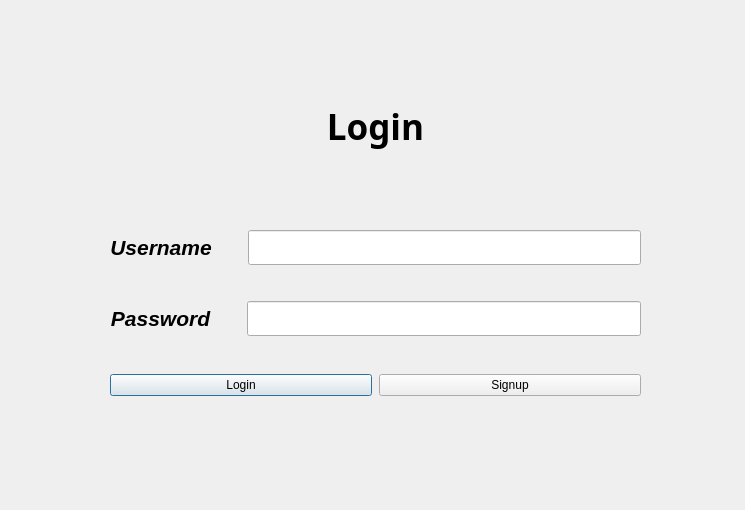
<?xml version="1.0" encoding="UTF-8"?>
<ui version="4.0">
 <class>userlogin</class>
 <widget class="QDialog" name="userlogin">
  <property name="geometry">
   <rect>
    <x>0</x>
    <y>0</y>
    <width>745</width>
    <height>510</height>
   </rect>
  </property>
  <property name="windowTitle">
   <string>Dialog</string>
  </property>
  <widget class="QWidget" name="layoutWidget">
   <property name="geometry">
    <rect>
     <x>110</x>
     <y>60</y>
     <width>531</width>
     <height>336</height>
    </rect>
   </property>
   <layout class="QVBoxLayout" name="verticalLayout_2">
    <item>
     <layout class="QVBoxLayout" name="verticalLayout">
      <property name="spacing">
       <number>36</number>
      </property>
      <item>
       <widget class="QLabel" name="loginlabel">
        <property name="font">
         <font>
          <family>Segoe UI Semibold</family>
          <pointsize>12</pointsize>
          <italic>false</italic>
          <fontweight>DemiBold</fontweight>
         </font>
        </property>
        <property name="styleSheet">
         <string notr="true">font: 600 12pt &quot;Segoe UI Semibold&quot;;</string>
        </property>
        <property name="text">
         <string>&lt;html&gt;&lt;head/&gt;&lt;body&gt;&lt;p align=&quot;center&quot;&gt;&lt;span style=&quot; font-size:26pt; font-weight:700;&quot;&gt;Login&lt;/span&gt;&lt;/p&gt;&lt;/body&gt;&lt;/html&gt;</string>
        </property>
        <property name="margin">
         <number>18</number>
        </property>
        <property name="indent">
         <number>0</number>
        </property>
       </widget>
      </item>
      <item>
       <layout class="QHBoxLayout" name="horizontalLayout">
        <item>
         <widget class="QLabel" name="username_label">
          <property name="styleSheet">
           <string notr="true">font-color : rgb(255,255, 255);
font: 700 14pt &quot;Script MT Bold&quot;;
</string>
          </property>
          <property name="text">
           <string>&lt;html&gt;&lt;head/&gt;&lt;body&gt;&lt;p align=&quot;center&quot;&gt;&lt;span style=&quot; font-size:16pt; font-weight:700; font-style:italic;&quot;&gt;Username&lt;/span&gt;&lt;/p&gt;&lt;/body&gt;&lt;/html&gt;</string>
          </property>
         </widget>
        </item>
        <item>
         <widget class="QLineEdit" name="username_lineEdit">
          <property name="minimumSize">
           <size>
            <width>0</width>
            <height>35</height>
           </size>
          </property>
          <property name="styleSheet">
           <string notr="true">font: 12pt &quot;Segoe UI&quot;;</string>
          </property>
          <property name="text">
           <string/>
          </property>
         </widget>
        </item>
       </layout>
      </item>
      <item>
       <layout class="QHBoxLayout" name="horizontalLayout_2">
        <item>
         <widget class="QLabel" name="password_label">
          <property name="styleSheet">
           <string notr="true">font-color : rgb(255,255, 255);
font: 700 14pt &quot;Script MT Bold&quot;;
</string>
          </property>
          <property name="text">
           <string>&lt;html&gt;&lt;head/&gt;&lt;body&gt;&lt;p align=&quot;center&quot;&gt;&lt;span style=&quot; font-size:16pt; font-weight:700; font-style:italic;&quot;&gt;Password&lt;/span&gt;&lt;/p&gt;&lt;/body&gt;&lt;/html&gt;</string>
          </property>
         </widget>
        </item>
        <item>
         <widget class="QLineEdit" name="password_lineEdit_2">
          <property name="minimumSize">
           <size>
            <width>0</width>
            <height>35</height>
           </size>
          </property>
          <property name="styleSheet">
           <string notr="true">font: 12pt &quot;Segoe UI&quot;;</string>
          </property>
          <property name="echoMode">
           <enum>QLineEdit::EchoMode::Password</enum>
          </property>
         </widget>
        </item>
       </layout>
      </item>
     </layout>
    </item>
    <item>
     <layout class="QHBoxLayout" name="horizontalLayout_3">
      <property name="spacing">
       <number>7</number>
      </property>
      <property name="topMargin">
       <number>32</number>
      </property>
      <item>
       <widget class="QPushButton" name="login_button">
        <property name="styleSheet">
         <string notr="true">font: 700 11pt &quot;Segoe Print&quot;;
</string>
        </property>
        <property name="text">
         <string>Login</string>
        </property>
       </widget>
      </item>
      <item>
       <widget class="QPushButton" name="signup_button">
        <property name="styleSheet">
         <string notr="true">font: 700 11pt &quot;Segoe Print&quot;;
</string>
        </property>
        <property name="text">
         <string>Signup</string>
        </property>
       </widget>
      </item>
     </layout>
    </item>
   </layout>
  </widget>
 </widget>
 <resources/>
 <connections/>
</ui>
